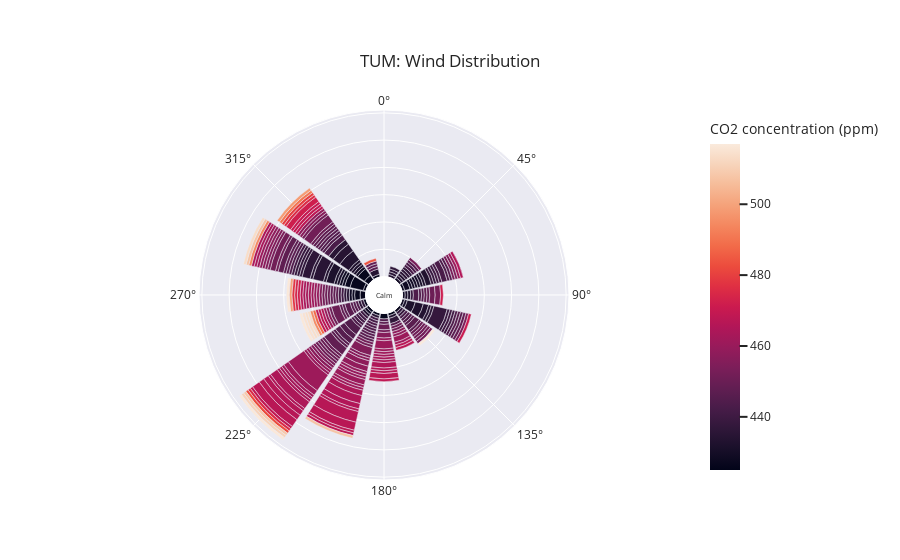

The notebook cell this image was saved under:
### Code cell
# plot wind at 3m pole inlet
plot_co2_rose(df,df_raw,6, 'TUM')
# side by side
plot_co2_rose(df,df_raw,5, 'TUM Inlets') # was 16 until 06.02.2024
# Maisach
plot_co2_rose(df,df_raw,16, 'Maisach') # was 1 until 06.02.2024

# Rechts-der-Isar
plot_co2_rose(df,df_raw,1, 'Klenze Gymnasium') # from 27.02.2024

# Rechts-der-Isar
plot_co2_rose(df,df_raw,8, 'Rechts-der-Isar') # was 2 until 12.02.2024
# Finsing
plot_co2_rose(df,df_raw,11, 'Finsing') # was 15 until 20.02.2024, # was 3 until 09.04.2024
# Großhadern
plot_co2_rose(df,df_raw,20, 'Großhadern') # was 4 until 12.02.2024
# Großhadern
plot_co2_rose(df,df_raw,18, 'Pasing') # was 5 until 06.02.2024
# Feldkirchen
plot_co2_rose(df,df_raw,13, 'Feldkirchen') # was 7 until 20.02.2024
# Taufkirchen
plot_co2_rose(df,df_raw,12, 'Taufkirchen') # was 8 until 12.02.2024
# Finsing
plot_co2_rose(df,df_raw,5, 'DLR') # was 14 until 26.02.2024

# Schwabing
plot_co2_rose(df,df_raw, 10, 'Schwabing') # was 14 until 26.02.2024

### Figure 1 — Plotly figure (JSON) as saved in the notebook; plotly's stock layout.template omitted (floating-point values rounded to 4 significant figures; data arrays with more than 128 entries replaced by an {"elided": "..."} marker saying what was removed)
{"data": [{"hovertemplate": "count=%{r}<br>cardinal_direction=%{theta}<br>CO2 concentration (ppm)=%{marker.color}<extra></extra>", "legendgroup": "", "marker": {"color": {"elided": "295 float values"}, "coloraxis": "coloraxis", "pattern": {"shape": ""}}, "name": "", "r": {"elided": "295 int values"}, "showlegend": false, "subplot": "polar", "theta": {"elided": "295 float values"}, "type": "barpolar"}], "layout": {"annotations": [{"font": {"size": 7}, "showarrow": false, "text": "Calm", "x": 0.5, "y": 0.5}], "barmode": "relative", "coloraxis": {"colorbar": {"title": {"text": "CO2 concentration (ppm)"}}, "colorscale": [[0, "rgb(2,4,25)"], [0.0625, "rgb(24,15,41)"], [0.125, "rgb(47,23,57)"], [0.1875, "rgb(71,28,72)"], [0.25, "rgb(97,30,82)"], [0.3125, "rgb(123,30,89)"], [0.375, "rgb(150,27,91)"], [0.4375, "rgb(177,22,88)"], [0.5, "rgb(203,26,79)"], [0.5625, "rgb(223,47,67)"], [0.625, "rgb(236,76,61)"], [0.6875, "rgb(242,107,73)"], [0.75, "rgb(244,135,95)"], [0.8125, "rgb(245,162,122)"], [0.875, "rgb(246,188,153)"], [0.9375, "rgb(247,212,187)"], [1, "rgb(250,234,220)"]]}, "legend": {"font": {"size": 14}, "orientation": "h", "tracegroupgap": 0, "x": 0.5, "xanchor": "center", "y": -0.1, "yanchor": "middle"}, "margin": {"t": 110}, "polar": {"angularaxis": {"direction": "clockwise", "rotation": 90}, "domain": {"x": [0, 1], "y": [0, 1]}, "hole": 0.1, "radialaxis": {"linewidth": 0, "showticklabels": false, "ticks": ""}}, "title": {"text": "TUM: Wind Distribution", "xanchor": "center", "yanchor": "top"}}}
